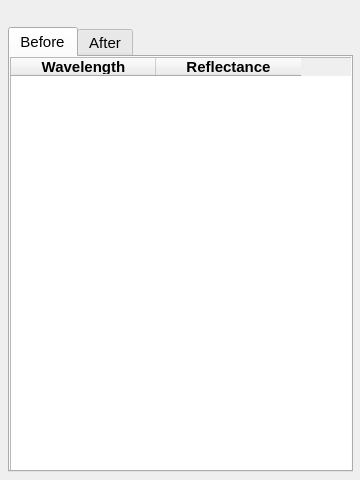
<?xml version="1.0" encoding="UTF-8"?>
<ui version="4.0">
 <class>Form</class>
 <widget class="QWidget" name="Form">
  <property name="geometry">
   <rect>
    <x>0</x>
    <y>0</y>
    <width>360</width>
    <height>480</height>
   </rect>
  </property>
  <property name="windowTitle">
   <string>Form</string>
  </property>
  <widget class="QTabWidget" name="tabWidget">
   <property name="geometry">
    <rect>
     <x>8</x>
     <y>27</y>
     <width>345</width>
     <height>445</height>
    </rect>
   </property>
   <property name="maximumSize">
    <size>
     <width>345</width>
     <height>16777215</height>
    </size>
   </property>
   <property name="font">
    <font>
     <pointsize>11</pointsize>
    </font>
   </property>
   <property name="mouseTracking">
    <bool>false</bool>
   </property>
   <property name="tabletTracking">
    <bool>false</bool>
   </property>
   <property name="currentIndex">
    <number>0</number>
   </property>
   <property name="tabBarAutoHide">
    <bool>false</bool>
   </property>
   <widget class="QWidget" name="tab_Before">
    <attribute name="title">
     <string>Before</string>
    </attribute>
    <widget class="QTableWidget" name="tableBeforeWidget">
     <property name="geometry">
      <rect>
       <x>0</x>
       <y>0</y>
       <width>345</width>
       <height>445</height>
      </rect>
     </property>
     <attribute name="horizontalHeaderDefaultSectionSize">
      <number>145</number>
     </attribute>
     <column>
      <property name="text">
       <string>Wavelength</string>
      </property>
      <property name="font">
       <font>
        <bold>true</bold>
       </font>
      </property>
     </column>
     <column>
      <property name="text">
       <string>Reflectance</string>
      </property>
      <property name="font">
       <font>
        <bold>true</bold>
       </font>
      </property>
     </column>
    </widget>
   </widget>
   <widget class="QWidget" name="tab_After">
    <property name="font">
     <font>
      <pointsize>11</pointsize>
     </font>
    </property>
    <attribute name="title">
     <string>After</string>
    </attribute>
    <widget class="QTableWidget" name="tableAfterWidget">
     <property name="geometry">
      <rect>
       <x>0</x>
       <y>0</y>
       <width>345</width>
       <height>445</height>
      </rect>
     </property>
     <attribute name="horizontalHeaderDefaultSectionSize">
      <number>145</number>
     </attribute>
     <column>
      <property name="text">
       <string>Wavelength</string>
      </property>
      <property name="font">
       <font>
        <bold>true</bold>
       </font>
      </property>
     </column>
     <column>
      <property name="text">
       <string>Reflectance</string>
      </property>
      <property name="font">
       <font>
        <bold>true</bold>
       </font>
      </property>
     </column>
    </widget>
   </widget>
  </widget>
 </widget>
 <resources/>
 <connections/>
</ui>
